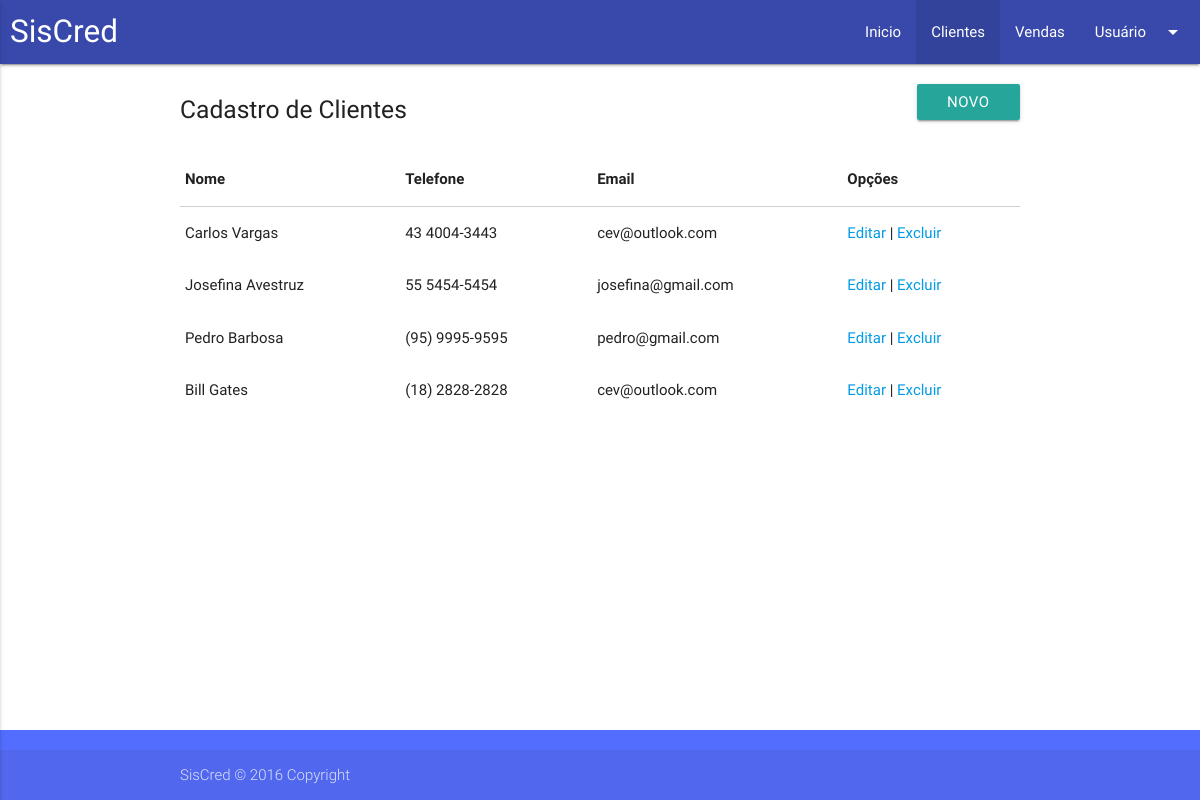
Page /index.php/clientes on the committed database.
### tables this page shows
CREATE TABLE `cliente` (
  `id` int(11) NOT NULL AUTO_INCREMENT,
  `nome` varchar(100) NOT NULL,
  `sobrenome` varchar(100) NOT NULL,
  `endereco` varchar(200) NOT NULL,
  `telefone` varchar(45) NOT NULL,
  `cidade` varchar(200) NOT NULL,
  `estado` varchar(2) NOT NULL,
  `cpf` varchar(11) NOT NULL,
  `email` varchar(100) NOT NULL,
  `data_nascimento` date NOT NULL,
  PRIMARY KEY (`id`)
);

### application/controllers/Clientes.php (called while the page is built, shortened)
<?php
class Clientes extends CI_Controller {
    public function __construct() {
        $this->load->model('Clientes_model');
    }
    public function index() {
        $data = array();
        $clientes = $this->Clientes_model->findAll();
        $data['view'] = 'app/clientes/list';
        $data['url'] = 'clientes';
        $data['clientes'] = $clientes;
        $this->load->view('index', $data);
    }
}

### index.php (called while the page is built, shortened)
<?php
require_once BASEPATH.'core/CodeIgniter.php';

### application/models/Clientes_model.php (called while the page is built, shortened)
<?php
class Clientes_model extends CI_Model {
    public function findAll() {
        $this->db->select('*');
        $this->db->from('cliente');
        $query = $this->db->get();
        $result = $query->result_array();
        return $result;
    }
}

### application/views/app/clientes/list.php (the view, shortened to what this page needs)
<div class="row align-top">
    <div class="col s6"><h5>Cadastro de Clientes</h5></div>
    <div class="col s6 right-align"><a href="<?php echo base_url()?>clientes/novo" class="waves-effect waves-light btn">Novo</a></div>
</div>
<div class="row">
    <div class="col s12">
        <table class="highlight responsive-table">
            <thead>
                <tr>
                    <th data-field="nome">Nome</th>
                    <th data-field="telefone">Telefone</th>
                    <th data-field="email">Email</th>
                    <th data-field="opcoes">Opções</th>
                </tr>
            </thead>
            <tbody>
                <?php
                if (isset($clientes)) :
                    foreach ($clientes as $cliente) :
                        ?>
                        <tr>
                            <td><?php echo $cliente['nome'] . ' ' . $cliente['sobrenome']; ?></td>
                            <td><?php echo $cliente['telefone']; ?></td>
                            <td><?php echo $cliente['email']; ?></td>
                            <td>
                                <a href="<?php echo base_url()?>clientes/edit/<?php echo $cliente['id']?>">Editar</a> |
                                <a href="<?php echo base_url()?>clientes/delete/<?php echo $cliente['id']?>">Excluir</a>
                            </td>
                        </tr>
                        <?php
                    endforeach;
                    ?>
                <?php endif ?>
            </tbody>
        </table>
    </div>
</div>

### public/app.css (style rules this page uses)
body { display: flex; min-height: 100vh; flex-direction: column; }
.align-top { padding-top: 20px; }

### rows in the picture
cliente: nome "Carlos", sobrenome "Vargas", telefone "43 4004-3443", email "cev@outlook.com"
cliente: nome "Josefina", sobrenome "Avestruz", telefone "55 5454-5454", email "josefina@gmail.com"
cliente: nome "Pedro", sobrenome "Barbosa", telefone "(95) 9995-9595", email "pedro@gmail.com"
cliente: nome "Bill", sobrenome "Gates", telefone "(18) 2828-2828", email "cev@outlook.com"
